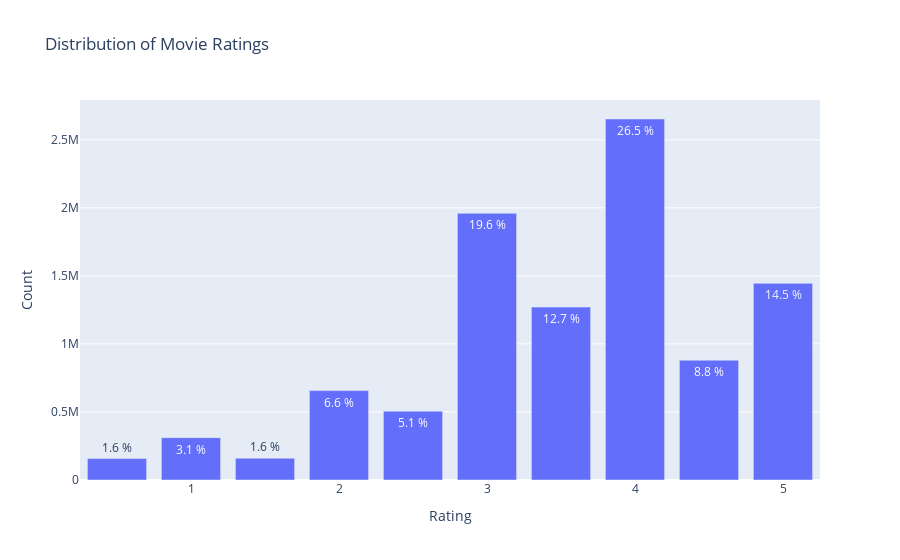

Write notebook code for a chart like this one.
### Markdown cell above
#### Movie Ratings Distribution
We investigate how ratings, which range from 0 to 5 with 0.5 increments, are distributed in the movies data.

### Code cell
# Ratings distribution
data = df_train['rating'].value_counts().sort_index(ascending=False)
trace = go.Bar(x = data.index,
               text = ['{:.1f} %'.format(val) for val in 
                       (data.values / df_train.shape[0] * 100)],
               textposition = 'auto',
               textfont = dict(color = ['aliceblue']),
               y = data.values
               )
# Create layout
layout = dict(title = 'Distribution of Movie Ratings'.format(df_train.shape[0]),
              xaxis = dict(title = 'Rating'),
              yaxis = dict(title = 'Count'))
# Create plot
fig = go.Figure(data=[trace], layout=layout)
iplot(fig)

### Figure 1 — Plotly figure (JSON) as saved in the notebook; plotly's stock layout.template omitted (floating-point values rounded to 4 significant figures)
{"data": [{"text": ["14.5 %", "8.8 %", "26.5 %", "12.7 %", "19.6 %", "5.1 %", "6.6 %", "1.6 %", "3.1 %", "1.6 %"], "textfont": {"color": ["aliceblue"]}, "textposition": "auto", "type": "bar", "x": [5, 4.5, 4, 3.5, 3, 2.5, 2, 1.5, 1, 0.5], "y": [1445230, 880516, 2652977, 1270642, 1959759, 505578, 656821, 159731, 311213, 157571]}], "layout": {"title": {"text": "Distribution of Movie Ratings"}, "xaxis": {"title": {"text": "Rating"}}, "yaxis": {"title": {"text": "Count"}}}}
